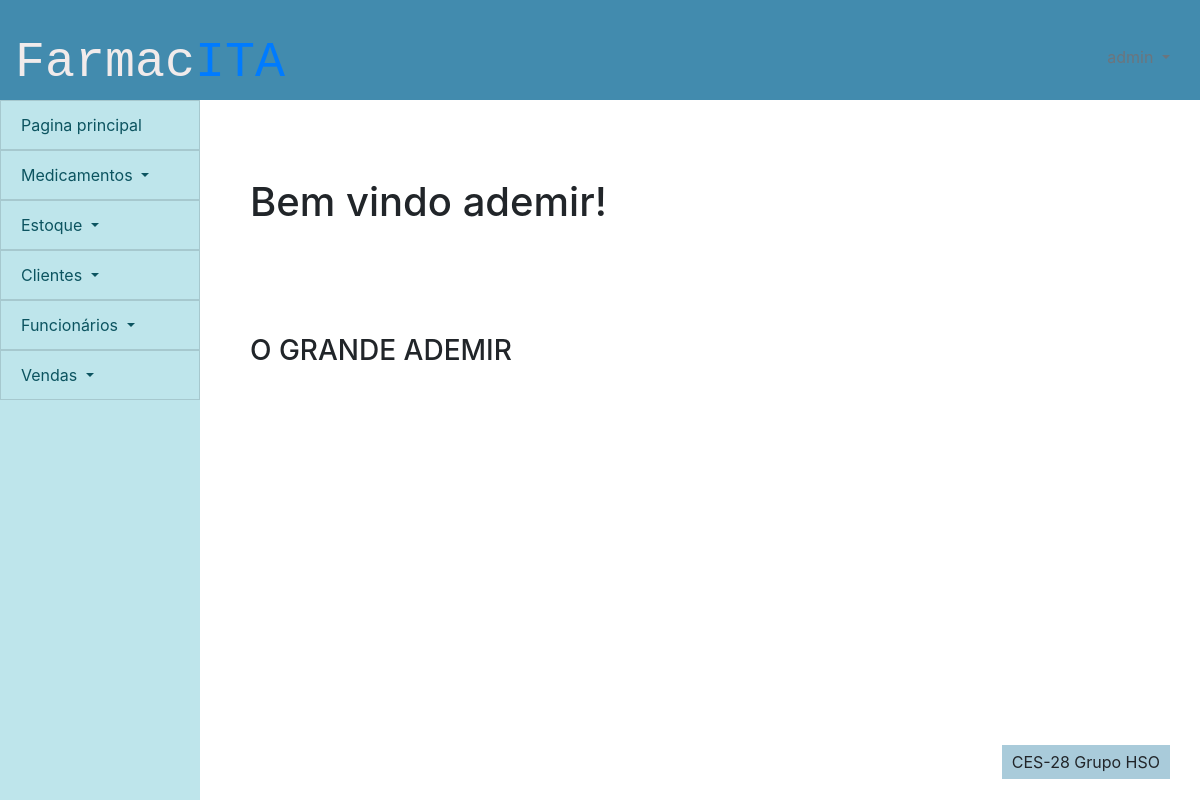
Before: /pessoas/pagina_principal (signed in) with the older database file.
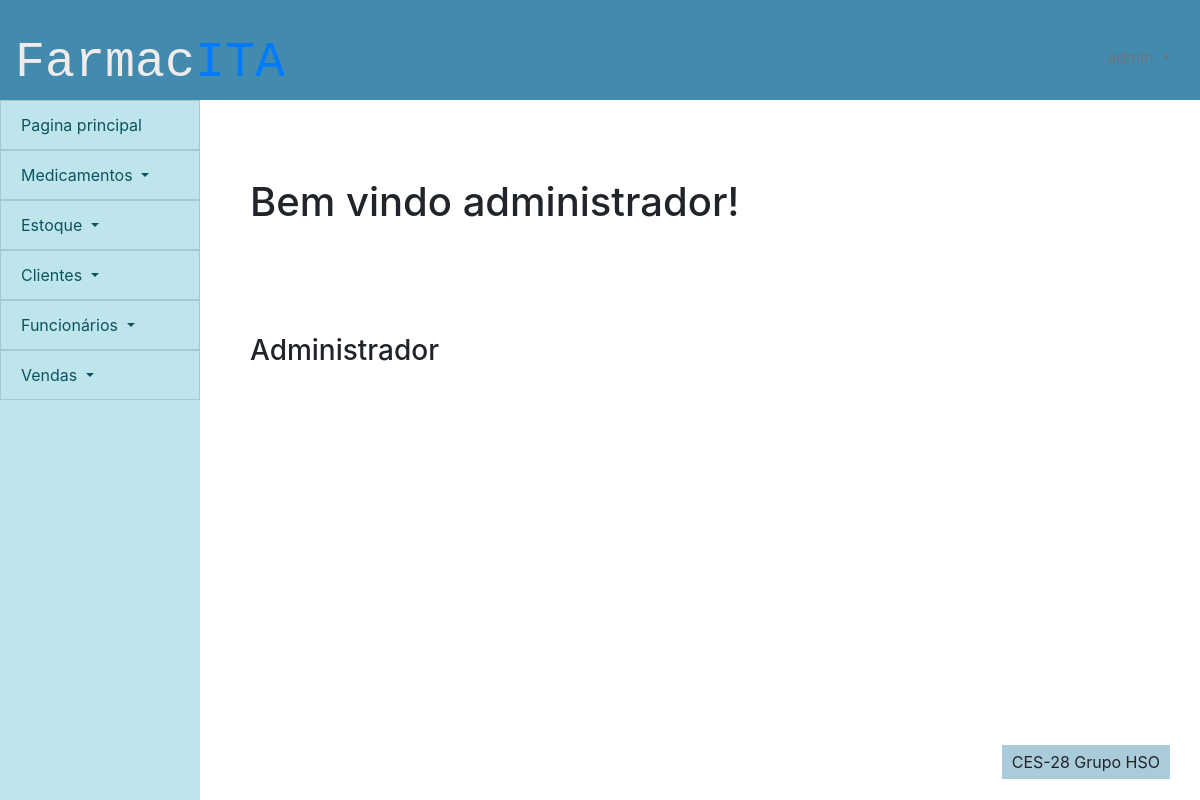
After: the same page with the newer database file.
### pessoas/models.py (models this page shows)
class funcionario(models.Model):
    id = models.AutoField(primary_key=True, auto_created=True)
    user = models.OneToOneField(User,on_delete=models.CASCADE)
    nome_funcionario = models.CharField(max_length=300)
    cpf = models.CharField(max_length=14)
    telefone = models.CharField(max_length=15)
    cargo = models.CharField(max_length=100)
    data_de_admissao = models.DateField(auto_now=False,auto_now_add=False,null=False)
    data_de_demissao = models.DateField(auto_now=False,auto_now_add=False,null=True)
    class Meta:
        db_table = 'funcionarios'

### pessoas/views.py (the view)
# urls.py: path('pagina_principal',views.pagina_principal, name = 'pagina_principal'),
def pagina_principal(request):
    try:
        user = request.user
        func =  funcionario.objects.filter(user = user)[0]
        cargo = func.cargo
        return render(request,'pessoas/inicio.html', {'nome_funcionario':func.nome_funcionario,'cargo':cargo})
    except:
        return failed_login(request)

### frontend/pessoas/inicio.html (shortened to what this page needs)
{% extends 'template/padrao.html' %}
{% block content %}
<h1 style="padding: 50px;">Bem vindo {{ nome_funcionario }}!</h1>
<h3 style="padding: 50px;">{{cargo}}</h3>
{% endblock %}

Changed rows visible on the page:
removed funcionario: nome_funcionario "ademir", cargo "O GRANDE ADEMIR"
added funcionario: nome_funcionario "administrador", cargo "Administrador"
